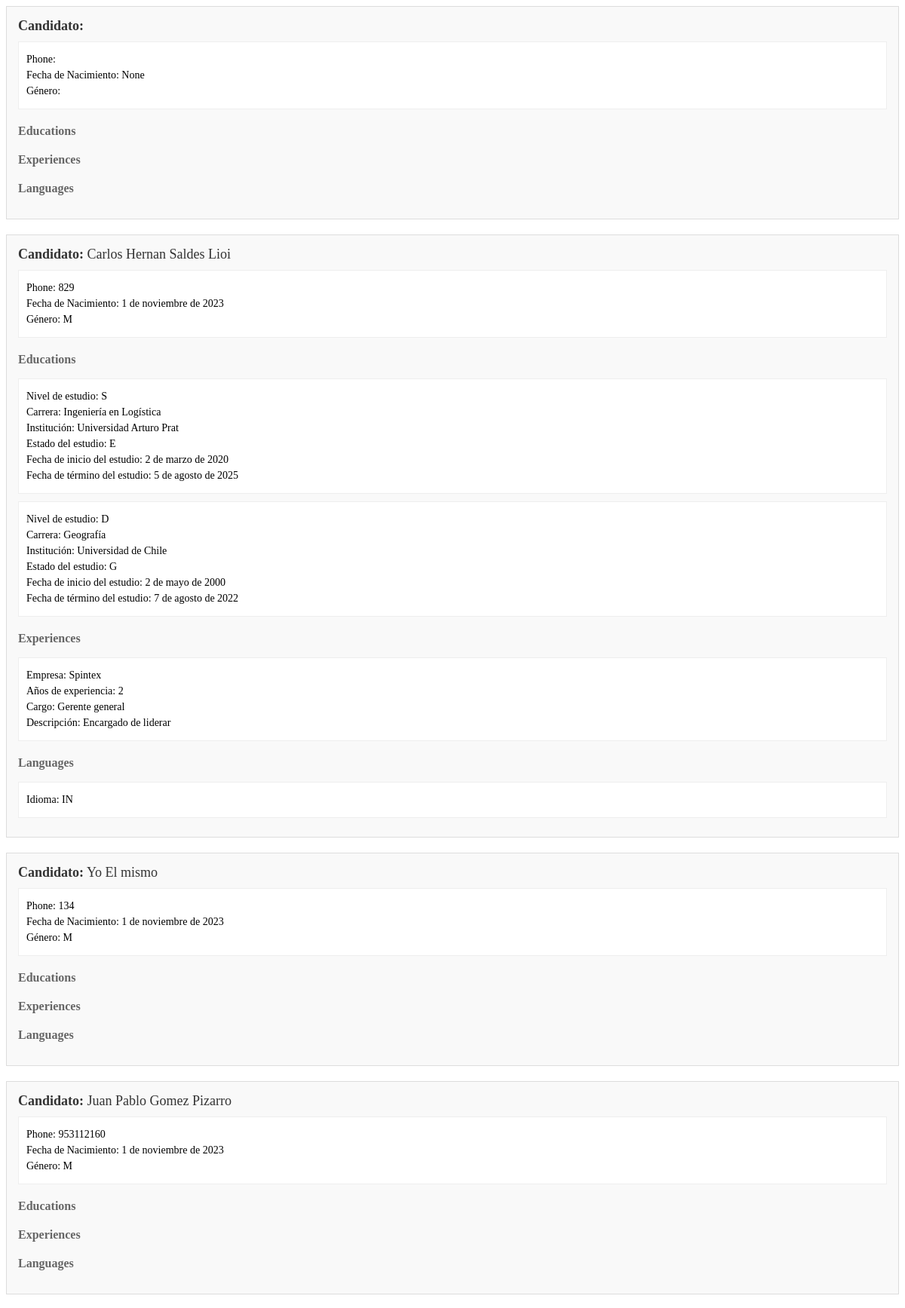
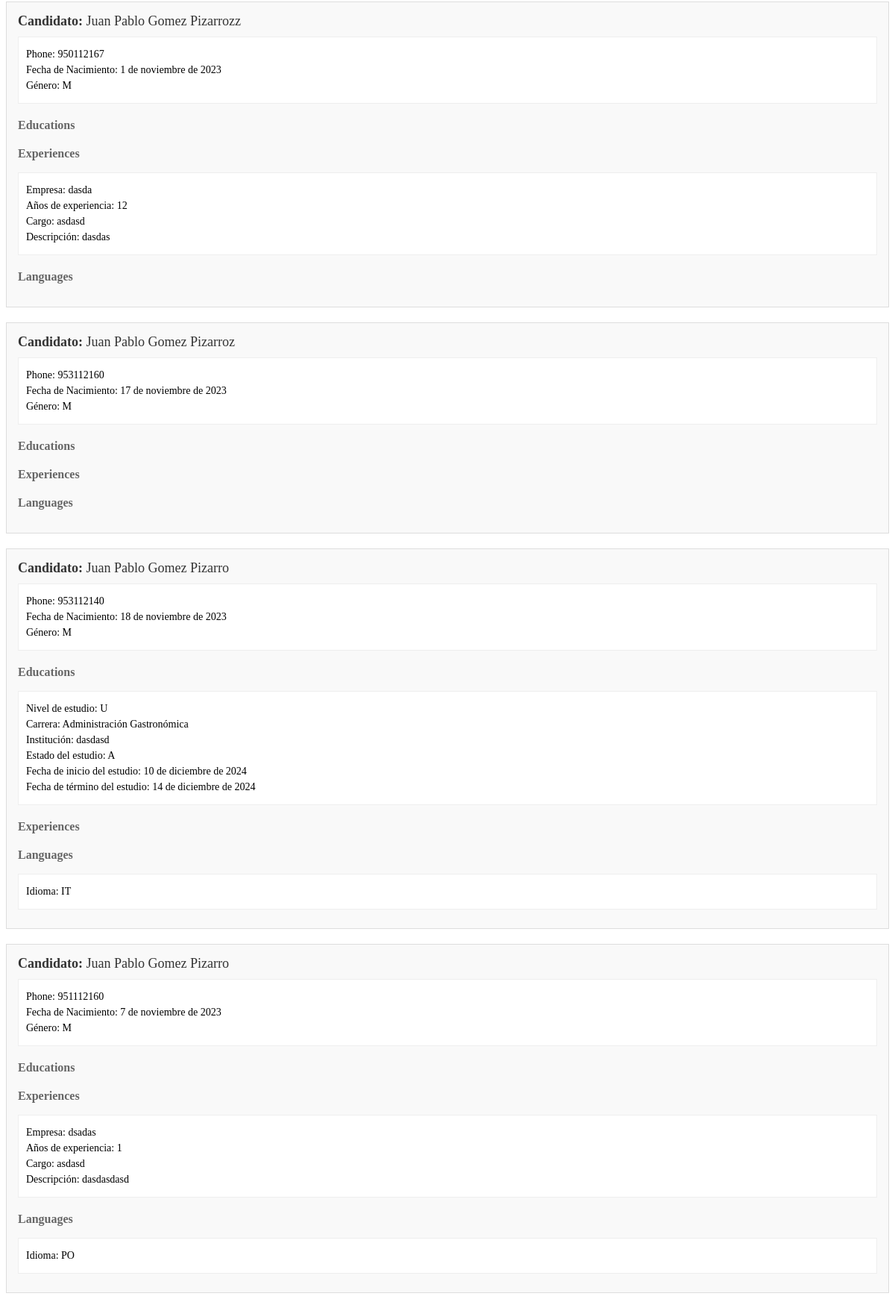
The page /polls/view_candidates/13/ on the database its author committed (2 pictures, top to bottom).
### polls/models.py (models this page shows, shortened)
class Usuario(models.Model):
    user = models.OneToOneField(User, on_delete=models.CASCADE,related_name = "usuario")
    phone = models.CharField(max_length=20, verbose_name="Teléfono")
    rut = models.CharField(primary_key=True, max_length=12, verbose_name="RUT")
    birth_date = models.DateField(verbose_name="Fecha de Nacimiento", null=True, blank=True)
    gender = models.CharField(max_length=10, verbose_name="Género", choices=[('M', 'Masculino'), ('F', 'Femenino'), ('O', 'Otro')])
    role = models.CharField(max_length=10, verbose_name="Rol de usuario", choices=[('P', 'Postulante'), ('E', 'Empleador')])
    class Meta:
        verbose_name = "Usuario"
        verbose_name_plural = "Usuarios"

class Education(models.Model):
    user = models.ForeignKey(User, on_delete=models.CASCADE)
    niv_estudio = models.CharField(max_length=30, verbose_name="Nivel de estudio", choices=[('S', 'Secundario'), ('T', 'Terciario'), ('U', 'Universitario'),('P', 'Posgrado'),('M', 'Master'),('D', 'Doctorado'),('O', 'Otro')])
    carrera = models.CharField(max_length=100, choices=CARRERA_CHOICES, null=True, blank=True)
    institucion = models.TextField(max_length = 40)
    estado = models.CharField(max_length=30, verbose_name="Estado del estudio", choices=[('E', 'En curso'),('G', 'Graduado'),('A', 'Abandonado')])
    fecha_inicio = models.DateField(verbose_name="Fecha de inicio del estudio", null=True, blank=True)
    fecha_termino = models.DateField(verbose_name="Fecha de término del estudio", null=True, blank=True)

class Experience(models.Model):
    user = models.ForeignKey(User, on_delete=models.CASCADE)
    empresa = models.CharField(max_length = 40)
    ano_exp = models.IntegerField()
    cargo = models.CharField(max_length = 30)
    desc = models.TextField(max_length = 200)

class Language(models.Model):
    user = models.ForeignKey(User, on_delete=models.CASCADE)
    idioma = models.CharField(max_length=30, verbose_name="Idioma", choices=IDIOMA_CHOICES)

### polls/views.py (the view, shortened to what this page needs)
# urls.py: path('view_candidates/<int:request_id>/', view_candidates, name='view_candidates'),
def view_candidates(request, request_id):
    replacement_request = get_object_or_404(ReplacementRequest, id=request_id)
    candidates = User.objects.all()  # This is just a placeholder. Replace with your actual logic for getting candidates.
    for candidate in candidates:
        usuario = Usuario.objects.get(user=candidate)
        educations = Education.objects.filter(user=candidate)
        experiences = Experience.objects.filter(user=candidate)
        languages = Language.objects.filter(user=candidate)
        candidate.usuario = usuario
        candidate.educations = educations
        candidate.experiences = experiences
        candidate.languages = languages
    return render(request, 'candidates.html', {'candidates': candidates})

### polls/Templates/candidates.html (shortened to what this page needs)
{% for candidate in candidates %}
    <div class="candidate-container">
        <div class="candidate-header">
            <strong>Candidato:</strong> {{ candidate.first_name }} {{ candidate.last_name }}
        </div>
        <div class="candidate-details">
            <p>Phone: {{ candidate.usuario.phone }}</p>
            <p>Fecha de Nacimiento: {{ candidate.usuario.birth_date }}</p>
            <p>Género: {{ candidate.usuario.gender }}</p>
        </div>
        <h3 class="section-header">Educations</h3>
        {% for education in candidate.educations %}
            <div class="education-details">
                <p>Nivel de estudio: {{ education.niv_estudio }}</p>
                <p>Carrera: {{ education.carrera }}</p>
                <p>Institución: {{ education.institucion }}</p>
                <p>Estado del estudio: {{ education.estado }}</p>
                <p>Fecha de inicio del estudio: {{ education.fecha_inicio }}</p>
                <p>Fecha de término del estudio: {{ education.fecha_termino }}</p>
            </div>
        {% endfor %}
        <h3 class="section-header">Experiences</h3>
        {% for experience in candidate.experiences %}
            <div class="experience-details">
                <p>Empresa: {{ experience.empresa }}</p>
                <p>Años de experiencia: {{ experience.ano_exp }}</p>
                <p>Cargo: {{ experience.cargo }}</p>
                <p>Descripción: {{ experience.desc }}</p>
            </div>
        {% endfor %}
        <h3 class="section-header">Languages</h3>
        {% for language in candidate.languages %}
            <div class="language-details">
                <p>Idioma: {{ language.idioma }}</p>
            </div>
        {% endfor %}
    </div>
{% endfor %}

### polls/Templates/candidates.html (style rules this page uses)
.candidate-container { background-color: #f9f9f9; border: 1px solid #ddd; padding: 15px; margin-bottom: 20px; }
.candidate-header { font-size: 18px; color: #333; margin-bottom: 10px; }
.candidate-details, .education-details, .experience-details, .language-details { background-color: #fff; border: 1px solid #eee; padding: 10px; margin-bottom: 10px; }
.section-header { font-size: 16px; color: #666; margin-top: 20px; }
.candidate-details p, .education-details p, .experience-details p, .language-details p { margin: 5px 0; font-size: 14px; }

### rows shown on the page
Education: niv_estudio "S", carrera "Ingeniería en Logística", institucion "Universidad Arturo Prat", estado "E", fecha_inicio "2 de marzo de 2020", fecha_termino "5 de agosto de 2025"
Education: niv_estudio "D", carrera "Geografía", institucion "Universidad de Chile", estado "G", fecha_inicio "2 de mayo de 2000", fecha_termino "7 de agosto de 2022"
Experience: empresa "Spintex", ano_exp "2", cargo "Gerente general", desc "Encargado de liderar"
Language: idioma "IN"
Experience: empresa "dasda", ano_exp "12", cargo "asdasd", desc "dasdas"
Education: niv_estudio "U", carrera "Administración Gastronómica", institucion "dasdasd", estado "A", fecha_inicio "10 de diciembre de 2024", fecha_termino "14 de diciembre de 2024"
Language: idioma "IT"
Experience: empresa "dsadas", ano_exp "1", cargo "asdasd", desc "dasdasdasd"
Language: idioma "PO"

### other values the page prints
{{ candidate.usuario.birth_date }} "None"
{{ candidate.first_name }} "Carlos Hernan"
{{ candidate.last_name }} "Saldes Lioi"
{{ candidate.usuario.phone }} "829"
{{ candidate.usuario.birth_date }} "1 de noviembre de 2023"
{{ candidate.usuario.gender }} "M"
{{ candidate.first_name }} "Yo"
{{ candidate.last_name }} "El mismo"
{{ candidate.usuario.phone }} "134"
{{ candidate.first_name }} "Juan Pablo"
{{ candidate.last_name }} "Gomez Pizarro"
{{ candidate.usuario.phone }} "953112160"
{{ candidate.last_name }} "Gomez Pizarrozz"
{{ candidate.usuario.phone }} "950112167"
{{ candidate.last_name }} "Gomez Pizarroz"
